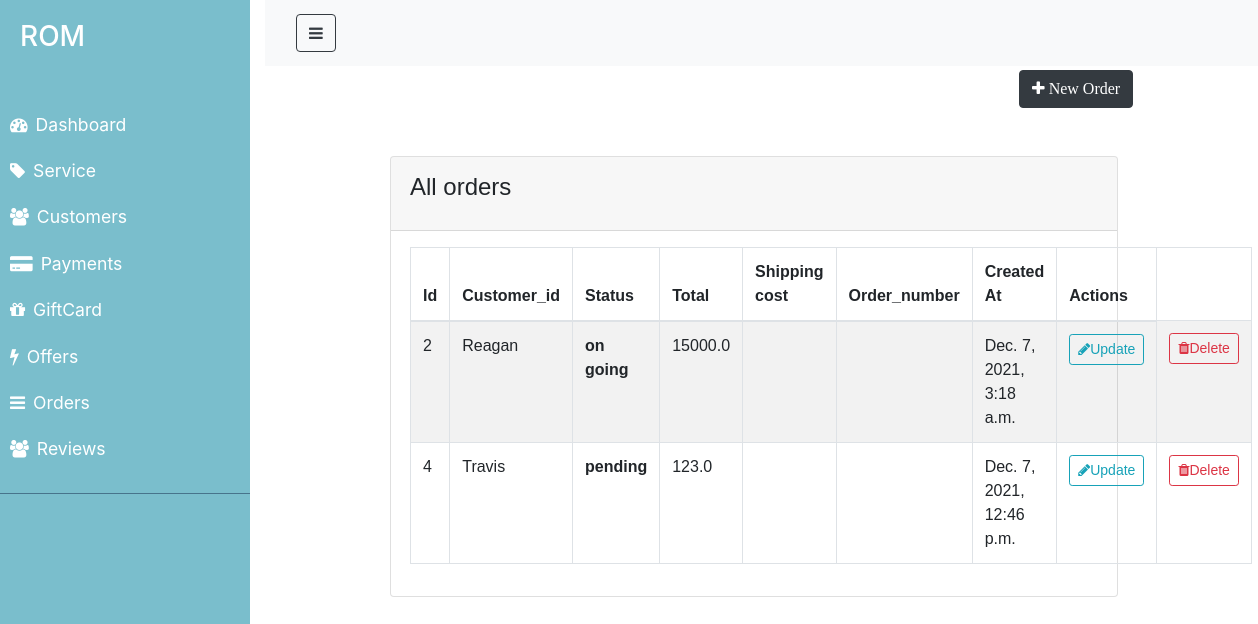
Screenshot of /orders/ (signed in) with the database file from the repository.
### ROM/models.py (models this page shows, shortened)
class Order(models.Model):
    STATUS=(
        ('pending', 'pending'),
        ('on going', 'on going'),
        ('completed','completed'),
    )
    customer_id=models.ForeignKey('Customer',on_delete=models.CASCADE,blank=True,null=True)
    service_id=models.ForeignKey('Service',on_delete=models.CASCADE,blank=True,null=True)
    status=models.CharField(max_length=100, null=False, blank=False, choices=STATUS)
    total=models.FloatField(null= False, blank= True)
    created_at=models.DateTimeField(auto_now_add=True)
    updated_at= models.DateTimeField(auto_now=True)

class Customer(models.Model):
    name=models.CharField(max_length=100, null=False, blank=False)
    email=models.CharField(max_length=100, null=False, blank=False)
    phone_number=models.IntegerField(null= True, blank= True)
    created_at=models.DateTimeField(auto_now_add=True)
    def __str__(self):
        return self.name

### ROM/views.py (the view)
# urls.py: path('orders/', views.getOrders, name="order_list"),
def getOrders(request):
   order = Order.objects.all()
   return render(request, 'ROM/admin/order.html', {'order': order})

### ROM/templates/ROM/admin/order.html (shortened to what this page needs)
{% extends 'ROM/admin/layouts/admin_master.html' %}
{% block content %}
<div class="container">
    <div class="row my-5">
        <a href="#" class="btn btn-dark ml-auto" >
            <i class ="fa fa-plus" aria-hidden="true"> New Order </i>
        </a>
    </div>
    <div class="row justify-content-center my-5">
        <div class="col-lg-12">
            <div class="card">
                <div class="card-header">
                    <h4 class="card-title">All orders</h4>
                </div>
                <div class="card-body">
                    <table class="table table-hover table-bordered table-striped">
                        <thead>
                            <tr>
                                <th>Id</th>
                                <th>Customer_id</th>
                                <th>Status</th>
                                <th>Total</th>
                                <th>Shipping cost</th>
                                <th>Order_number</th>
                                <th>Created At</th>
                                <th>Actions</th>
                            </tr>
                        </thead>
                        <tbody>
                            {% for order in order %}
                               <tr>
                                   <td>{{order.id}}</td>
                                   <td>{{order.customer_id}}</td>
                                   <th>{{order.status}}</th>
                                   <td>{{order.total}}</td>
                                   <td>{{order.shipping_cost}}</td>
                                   <td>{{order.order_number}}</td>
                                   <td>{{order.created_at}}</td>
                                    <td><a class="btn btn-sm btn-outline-info" href="{% url 'update_order' order.id %}"><i class="fa fa-pencil" aria-hidden="true"></i>Update </a></td>
                                    <td><a class="btn btn-sm btn-outline-danger" href="{% url 'delete_order' order.id %}"><i class="fa fa-trash" aria-hidden="true"></i>Delete</a></td>
                               </tr>
                            {% endfor %}
                        </tbody>
                    </table>
                </div>
            </div>
        </div>
    </div>
</div>
{% endblock %}

### ROM/static/css/admin.css (style rules this page uses)
* { padding: 0; margin: 0; box-sizing: border-box; }
.container { max-width: 80%; margin: 0 auto; font-family: sans-serif; }
a, a:hover, a:focus { color: inherit; text-decoration: none; transition: all 0.3s; }
body { background: color #ebeff5;; }
*, *::before, *::after { margin: 0; padding: 0; box-shadow: border-box; }
.card > * { padding: 1rem 1.2rem; }

### rows the page displays
Order: id "2", customer_id "Reagan", status "on going", total "15000.0", created_at "Dec. 7, 2021, 3:18 a.m."
Order: id "4", customer_id "Travis", status "pending", total "123.0", created_at "Dec. 7, 2021, 12:46 p.m."
